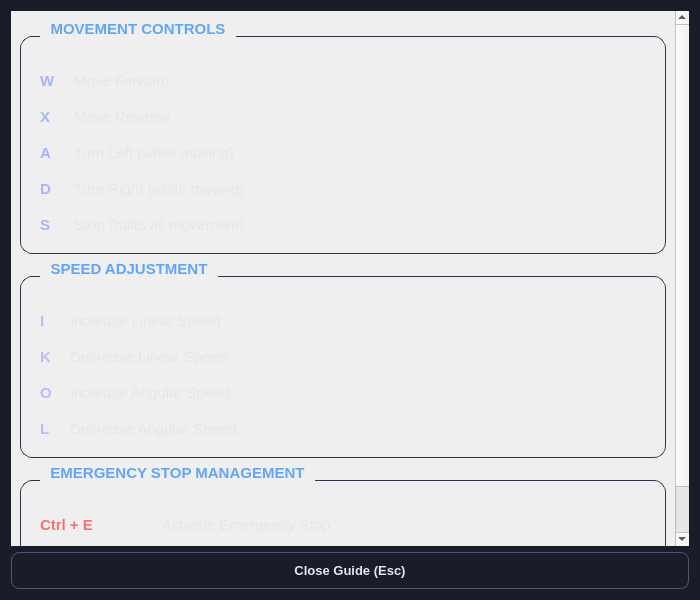
<?xml version="1.0" encoding="UTF-8"?>
<ui version="4.0">
    <class>UsageGuideDialog</class>
    <widget class="QDialog" name="UsageGuideDialog">
        <property name="geometry">
            <rect>
                <x>0</x>
                <y>0</y>
                <width>700</width>
                <height>600</height>
            </rect>
        </property>
        <property name="windowTitle">
            <string>Waywiser Twist Keyboard - Usage Guide</string>
        </property>
        <property name="modal">
            <bool>false</bool>
        </property>
        <property name="styleSheet">
            <string notr="true">QDialog {
                background-color: #1a1d29;
                color: #e4e6eb;
                }
                QLabel {
                color: #e4e6eb;
                font-size: 10pt;
                }
                QPushButton {
                background: qlineargradient(x1:0, y1:0, x2:0, y2:1,
                stop:0 #3b4252, stop:1 #2e3440);
                border: 1px solid #4c566a;
                border-radius: 8px;
                padding: 10px 16px;
                color: #e4e6eb;
                font-weight: 600;
                font-size: 10pt;
                }
                QPushButton:hover {
                background: qlineargradient(x1:0, y1:0, x2:0, y2:1,
                stop:0 #4c566a, stop:1 #3b4252);
                border-color: #60a5fa;
                }
                QPushButton:pressed {
                background: #2e3440;
                }
                QGroupBox {
                border: 1px solid #2d3748;
                border-radius: 12px;
                margin-top: 16px;
                padding-top: 16px;
                font-weight: 600;
                background: qlineargradient(x1:0, y1:0, x2:0, y2:1,
                stop:0 #232936, stop:1 #1a1d29);
                font-size: 11pt;
                }
                QGroupBox::title {
                subcontrol-origin: margin;
                left: 20px;
                padding: 0 8px;
                color: #60a5fa;
                }</string>
        </property>
        <layout class="QVBoxLayout" name="verticalLayout">
            <item>
                <widget class="QScrollArea" name="scrollArea">
                    <property name="widgetResizable">
                        <bool>true</bool>
                    </property>
                    <property name="frameShape">
                        <enum>QFrame::NoFrame</enum>
                    </property>
                    <widget class="QWidget" name="scrollAreaWidgetContents">
                        <property name="geometry">
                            <rect>
                                <x>0</x>
                                <y>0</y>
                                <width>682</width>
                                <height>514</height>
                            </rect>
                        </property>
                        <layout class="QVBoxLayout" name="verticalLayout_2">
                            <item>
                                <widget class="QGroupBox" name="movement_group">
                                    <property name="title">
                                        <string>MOVEMENT CONTROLS</string>
                                    </property>
                                    <layout class="QVBoxLayout" name="verticalLayout_3">
                                        <item>
                                            <widget class="QLabel" name="movement_text">
                                                <property name="text">
                                                    <string>&lt;div style='line-height: 1.8;
                                                        font-size: 11pt;'&gt;
                                                        &lt;table style='width: 100%;
                                                        border-collapse: collapse;'&gt;
                                                        &lt;tr&gt;
                                                        &lt;td style='padding: 8px; width:
                                                        120px;'&gt;&lt;span style='color: #a5b4fc;
                                                        font-weight:
                                                        700;'&gt;W&lt;/span&gt;&lt;/td&gt;
                                                        &lt;td style='padding: 8px;'&gt;Move
                                                        Forward&lt;/td&gt;
                                                        &lt;/tr&gt;
                                                        &lt;tr&gt;
                                                        &lt;td style='padding: 8px;'&gt;&lt;span
                                                        style='color: #a5b4fc; font-weight:
                                                        700;'&gt;X&lt;/span&gt;&lt;/td&gt;
                                                        &lt;td style='padding: 8px;'&gt;Move
                                                        Reverse&lt;/td&gt;
                                                        &lt;/tr&gt;
                                                        &lt;tr&gt;
                                                        &lt;td style='padding: 8px;'&gt;&lt;span
                                                        style='color: #a5b4fc; font-weight:
                                                        700;'&gt;A&lt;/span&gt;&lt;/td&gt;
                                                        &lt;td style='padding: 8px;'&gt;Turn Left
                                                        (while moving)&lt;/td&gt;
                                                        &lt;/tr&gt;
                                                        &lt;tr&gt;
                                                        &lt;td style='padding: 8px;'&gt;&lt;span
                                                        style='color: #a5b4fc; font-weight:
                                                        700;'&gt;D&lt;/span&gt;&lt;/td&gt;
                                                        &lt;td style='padding: 8px;'&gt;Turn Right
                                                        (while moving)&lt;/td&gt;
                                                        &lt;/tr&gt;
                                                        &lt;tr&gt;
                                                        &lt;td style='padding: 8px;'&gt;&lt;span
                                                        style='color: #a5b4fc; font-weight:
                                                        700;'&gt;S&lt;/span&gt;&lt;/td&gt;
                                                        &lt;td style='padding: 8px;'&gt;Stop (halts
                                                        all movement)&lt;/td&gt;
                                                        &lt;/tr&gt;
                                                        &lt;/table&gt;
                                                        &lt;/div&gt;</string>
                                                </property>
                                                <property name="wordWrap">
                                                    <bool>true</bool>
                                                </property>
                                            </widget>
                                        </item>
                                    </layout>
                                </widget>
                            </item>
                            <item>
                                <widget class="QGroupBox" name="speed_group">
                                    <property name="title">
                                        <string>SPEED ADJUSTMENT</string>
                                    </property>
                                    <layout class="QVBoxLayout" name="verticalLayout_4">
                                        <item>
                                            <widget class="QLabel" name="speed_text">
                                                <property name="text">
                                                    <string>&lt;div style='line-height: 1.8;
                                                        font-size: 11pt;'&gt;
                                                        &lt;table style='width: 100%;
                                                        border-collapse: collapse;'&gt;
                                                        &lt;tr&gt;
                                                        &lt;td style='padding: 8px; width:
                                                        120px;'&gt;&lt;span style='color: #c4b5fd;
                                                        font-weight:
                                                        700;'&gt;I&lt;/span&gt;&lt;/td&gt;
                                                        &lt;td style='padding: 8px;'&gt;Increase
                                                        Linear Speed&lt;/td&gt;
                                                        &lt;/tr&gt;
                                                        &lt;tr&gt;
                                                        &lt;td style='padding: 8px;'&gt;&lt;span
                                                        style='color: #c4b5fd; font-weight:
                                                        700;'&gt;K&lt;/span&gt;&lt;/td&gt;
                                                        &lt;td style='padding: 8px;'&gt;Decrease
                                                        Linear Speed&lt;/td&gt;
                                                        &lt;/tr&gt;
                                                        &lt;tr&gt;
                                                        &lt;td style='padding: 8px;'&gt;&lt;span
                                                        style='color: #c4b5fd; font-weight:
                                                        700;'&gt;O&lt;/span&gt;&lt;/td&gt;
                                                        &lt;td style='padding: 8px;'&gt;Increase
                                                        Angular Speed&lt;/td&gt;
                                                        &lt;/tr&gt;
                                                        &lt;tr&gt;
                                                        &lt;td style='padding: 8px;'&lt;span
                                                        style='color: #c4b5fd; font-weight:
                                                        700;'&gt;L&lt;/span&gt;&lt;/td&gt;
                                                        &lt;td style='padding: 8px;'&gt;Decrease
                                                        Angular Speed&lt;/td&gt;
                                                        &lt;/tr&gt;
                                                        &lt;/table&gt;
                                                        &lt;/div&gt;</string>
                                                </property>
                                                <property name="wordWrap">
                                                    <bool>true</bool>
                                                </property>
                                            </widget>
                                        </item>
                                    </layout>
                                </widget>
                            </item>
                            <item>
                                <widget class="QGroupBox" name="estop_group">
                                    <property name="title">
                                        <string>EMERGENCY STOP MANAGEMENT</string>
                                    </property>
                                    <layout class="QVBoxLayout" name="verticalLayout_5">
                                        <item>
                                            <widget class="QLabel" name="estop_text">
                                                <property name="text">
                                                    <string>&lt;div style='line-height: 1.8;
                                                        font-size: 11pt;'&gt;
                                                        &lt;table style='width: 100%;
                                                        border-collapse: collapse;'&gt;
                                                        &lt;tr&gt;
                                                        &lt;td style='padding: 8px; width:
                                                        180px;'&gt;&lt;span style='color: #f87171;
                                                        font-weight: 700;'&gt;Ctrl +
                                                        E&lt;/span&gt;&lt;/td&gt;
                                                        &lt;td style='padding: 8px;'&gt;Activate
                                                        Emergency Stop&lt;/td&gt;
                                                        &lt;/tr&gt;
                                                        &lt;tr&gt;
                                                        &lt;td style='padding: 8px;'&gt;&lt;span
                                                        style='color: #34d399; font-weight:
                                                        700;'&gt;Ctrl + Shift +
                                                        E&lt;/span&gt;&lt;/td&gt;
                                                        &lt;td style='padding: 8px;'&gt;Clear
                                                        Emergency Stop&lt;/td&gt;
                                                        &lt;/tr&gt;
                                                        &lt;/table&gt;
                                                        &lt;/div&gt;</string>
                                                </property>
                                                <property name="wordWrap">
                                                    <bool>true</bool>
                                                </property>
                                            </widget>
                                        </item>
                                    </layout>
                                </widget>
                            </item>
                        </layout>
                    </widget>
                </widget>
            </item>
            <item>
                <widget class="QPushButton" name="close_button">
                    <property name="text">
                        <string>Close Guide (Esc)</string>
                    </property>
                    <property name="font">
                        <font>
                            <family>Segoe UI</family>
                            <pointsize>11</pointsize>
                        </font>
                    </property>
                </widget>
            </item>
        </layout>
    </widget>

    <resources />
    <connections />
</ui>
